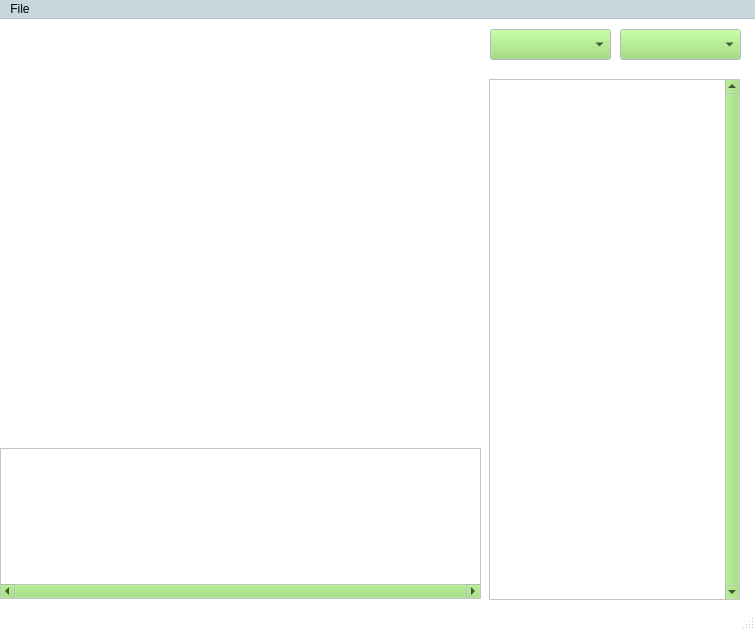
<?xml version="1.0" encoding="UTF-8"?>
<ui version="4.0">
 <class>SketchClass</class>
 <widget class="QMainWindow" name="SketchClass">
  <property name="geometry">
   <rect>
    <x>0</x>
    <y>0</y>
    <width>755</width>
    <height>630</height>
   </rect>
  </property>
  <property name="palette">
   <palette>
    <active>
     <colorrole role="WindowText">
      <brush brushstyle="SolidPattern">
       <color alpha="255">
        <red>0</red>
        <green>0</green>
        <blue>0</blue>
       </color>
      </brush>
     </colorrole>
     <colorrole role="Button">
      <brush brushstyle="SolidPattern">
       <color alpha="255">
        <red>148</red>
        <green>220</green>
        <blue>109</blue>
       </color>
      </brush>
     </colorrole>
     <colorrole role="Light">
      <brush brushstyle="SolidPattern">
       <color alpha="255">
        <red>221</red>
        <green>255</green>
        <blue>202</blue>
       </color>
      </brush>
     </colorrole>
     <colorrole role="Midlight">
      <brush brushstyle="SolidPattern">
       <color alpha="255">
        <red>184</red>
        <green>237</green>
        <blue>155</blue>
       </color>
      </brush>
     </colorrole>
     <colorrole role="Dark">
      <brush brushstyle="SolidPattern">
       <color alpha="255">
        <red>74</red>
        <green>110</green>
        <blue>54</blue>
       </color>
      </brush>
     </colorrole>
     <colorrole role="Mid">
      <brush brushstyle="SolidPattern">
       <color alpha="255">
        <red>99</red>
        <green>147</green>
        <blue>72</blue>
       </color>
      </brush>
     </colorrole>
     <colorrole role="Text">
      <brush brushstyle="SolidPattern">
       <color alpha="255">
        <red>0</red>
        <green>0</green>
        <blue>0</blue>
       </color>
      </brush>
     </colorrole>
     <colorrole role="BrightText">
      <brush brushstyle="SolidPattern">
       <color alpha="255">
        <red>255</red>
        <green>255</green>
        <blue>255</blue>
       </color>
      </brush>
     </colorrole>
     <colorrole role="ButtonText">
      <brush brushstyle="SolidPattern">
       <color alpha="255">
        <red>0</red>
        <green>0</green>
        <blue>0</blue>
       </color>
      </brush>
     </colorrole>
     <colorrole role="Base">
      <brush brushstyle="SolidPattern">
       <color alpha="255">
        <red>255</red>
        <green>255</green>
        <blue>255</blue>
       </color>
      </brush>
     </colorrole>
     <colorrole role="Window">
      <brush brushstyle="SolidPattern">
       <color alpha="255">
        <red>255</red>
        <green>255</green>
        <blue>255</blue>
       </color>
      </brush>
     </colorrole>
     <colorrole role="Shadow">
      <brush brushstyle="SolidPattern">
       <color alpha="255">
        <red>0</red>
        <green>0</green>
        <blue>0</blue>
       </color>
      </brush>
     </colorrole>
     <colorrole role="AlternateBase">
      <brush brushstyle="SolidPattern">
       <color alpha="255">
        <red>201</red>
        <green>237</green>
        <blue>182</blue>
       </color>
      </brush>
     </colorrole>
     <colorrole role="ToolTipBase">
      <brush brushstyle="SolidPattern">
       <color alpha="255">
        <red>255</red>
        <green>255</green>
        <blue>220</blue>
       </color>
      </brush>
     </colorrole>
     <colorrole role="ToolTipText">
      <brush brushstyle="SolidPattern">
       <color alpha="255">
        <red>0</red>
        <green>0</green>
        <blue>0</blue>
       </color>
      </brush>
     </colorrole>
    </active>
    <inactive>
     <colorrole role="WindowText">
      <brush brushstyle="SolidPattern">
       <color alpha="255">
        <red>0</red>
        <green>0</green>
        <blue>0</blue>
       </color>
      </brush>
     </colorrole>
     <colorrole role="Button">
      <brush brushstyle="SolidPattern">
       <color alpha="255">
        <red>148</red>
        <green>220</green>
        <blue>109</blue>
       </color>
      </brush>
     </colorrole>
     <colorrole role="Light">
      <brush brushstyle="SolidPattern">
       <color alpha="255">
        <red>221</red>
        <green>255</green>
        <blue>202</blue>
       </color>
      </brush>
     </colorrole>
     <colorrole role="Midlight">
      <brush brushstyle="SolidPattern">
       <color alpha="255">
        <red>184</red>
        <green>237</green>
        <blue>155</blue>
       </color>
      </brush>
     </colorrole>
     <colorrole role="Dark">
      <brush brushstyle="SolidPattern">
       <color alpha="255">
        <red>74</red>
        <green>110</green>
        <blue>54</blue>
       </color>
      </brush>
     </colorrole>
     <colorrole role="Mid">
      <brush brushstyle="SolidPattern">
       <color alpha="255">
        <red>99</red>
        <green>147</green>
        <blue>72</blue>
       </color>
      </brush>
     </colorrole>
     <colorrole role="Text">
      <brush brushstyle="SolidPattern">
       <color alpha="255">
        <red>0</red>
        <green>0</green>
        <blue>0</blue>
       </color>
      </brush>
     </colorrole>
     <colorrole role="BrightText">
      <brush brushstyle="SolidPattern">
       <color alpha="255">
        <red>255</red>
        <green>255</green>
        <blue>255</blue>
       </color>
      </brush>
     </colorrole>
     <colorrole role="ButtonText">
      <brush brushstyle="SolidPattern">
       <color alpha="255">
        <red>0</red>
        <green>0</green>
        <blue>0</blue>
       </color>
      </brush>
     </colorrole>
     <colorrole role="Base">
      <brush brushstyle="SolidPattern">
       <color alpha="255">
        <red>255</red>
        <green>255</green>
        <blue>255</blue>
       </color>
      </brush>
     </colorrole>
     <colorrole role="Window">
      <brush brushstyle="SolidPattern">
       <color alpha="255">
        <red>255</red>
        <green>255</green>
        <blue>255</blue>
       </color>
      </brush>
     </colorrole>
     <colorrole role="Shadow">
      <brush brushstyle="SolidPattern">
       <color alpha="255">
        <red>0</red>
        <green>0</green>
        <blue>0</blue>
       </color>
      </brush>
     </colorrole>
     <colorrole role="AlternateBase">
      <brush brushstyle="SolidPattern">
       <color alpha="255">
        <red>201</red>
        <green>237</green>
        <blue>182</blue>
       </color>
      </brush>
     </colorrole>
     <colorrole role="ToolTipBase">
      <brush brushstyle="SolidPattern">
       <color alpha="255">
        <red>255</red>
        <green>255</green>
        <blue>220</blue>
       </color>
      </brush>
     </colorrole>
     <colorrole role="ToolTipText">
      <brush brushstyle="SolidPattern">
       <color alpha="255">
        <red>0</red>
        <green>0</green>
        <blue>0</blue>
       </color>
      </brush>
     </colorrole>
    </inactive>
    <disabled>
     <colorrole role="WindowText">
      <brush brushstyle="SolidPattern">
       <color alpha="255">
        <red>74</red>
        <green>110</green>
        <blue>54</blue>
       </color>
      </brush>
     </colorrole>
     <colorrole role="Button">
      <brush brushstyle="SolidPattern">
       <color alpha="255">
        <red>148</red>
        <green>220</green>
        <blue>109</blue>
       </color>
      </brush>
     </colorrole>
     <colorrole role="Light">
      <brush brushstyle="SolidPattern">
       <color alpha="255">
        <red>221</red>
        <green>255</green>
        <blue>202</blue>
       </color>
      </brush>
     </colorrole>
     <colorrole role="Midlight">
      <brush brushstyle="SolidPattern">
       <color alpha="255">
        <red>184</red>
        <green>237</green>
        <blue>155</blue>
       </color>
      </brush>
     </colorrole>
     <colorrole role="Dark">
      <brush brushstyle="SolidPattern">
       <color alpha="255">
        <red>74</red>
        <green>110</green>
        <blue>54</blue>
       </color>
      </brush>
     </colorrole>
     <colorrole role="Mid">
      <brush brushstyle="SolidPattern">
       <color alpha="255">
        <red>99</red>
        <green>147</green>
        <blue>72</blue>
       </color>
      </brush>
     </colorrole>
     <colorrole role="Text">
      <brush brushstyle="SolidPattern">
       <color alpha="255">
        <red>74</red>
        <green>110</green>
        <blue>54</blue>
       </color>
      </brush>
     </colorrole>
     <colorrole role="BrightText">
      <brush brushstyle="SolidPattern">
       <color alpha="255">
        <red>255</red>
        <green>255</green>
        <blue>255</blue>
       </color>
      </brush>
     </colorrole>
     <colorrole role="ButtonText">
      <brush brushstyle="SolidPattern">
       <color alpha="255">
        <red>74</red>
        <green>110</green>
        <blue>54</blue>
       </color>
      </brush>
     </colorrole>
     <colorrole role="Base">
      <brush brushstyle="SolidPattern">
       <color alpha="255">
        <red>255</red>
        <green>255</green>
        <blue>255</blue>
       </color>
      </brush>
     </colorrole>
     <colorrole role="Window">
      <brush brushstyle="SolidPattern">
       <color alpha="255">
        <red>255</red>
        <green>255</green>
        <blue>255</blue>
       </color>
      </brush>
     </colorrole>
     <colorrole role="Shadow">
      <brush brushstyle="SolidPattern">
       <color alpha="255">
        <red>0</red>
        <green>0</green>
        <blue>0</blue>
       </color>
      </brush>
     </colorrole>
     <colorrole role="AlternateBase">
      <brush brushstyle="SolidPattern">
       <color alpha="255">
        <red>148</red>
        <green>220</green>
        <blue>109</blue>
       </color>
      </brush>
     </colorrole>
     <colorrole role="ToolTipBase">
      <brush brushstyle="SolidPattern">
       <color alpha="255">
        <red>255</red>
        <green>255</green>
        <blue>220</blue>
       </color>
      </brush>
     </colorrole>
     <colorrole role="ToolTipText">
      <brush brushstyle="SolidPattern">
       <color alpha="255">
        <red>0</red>
        <green>0</green>
        <blue>0</blue>
       </color>
      </brush>
     </colorrole>
    </disabled>
   </palette>
  </property>
  <property name="windowTitle">
   <string>Sketch</string>
  </property>
  <widget class="QWidget" name="centralWidget">
   <property name="palette">
    <palette>
     <active>
      <colorrole role="Base">
       <brush brushstyle="SolidPattern">
        <color alpha="255">
         <red>219</red>
         <green>255</green>
         <blue>251</blue>
        </color>
       </brush>
      </colorrole>
     </active>
     <inactive>
      <colorrole role="Base">
       <brush brushstyle="SolidPattern">
        <color alpha="255">
         <red>219</red>
         <green>255</green>
         <blue>251</blue>
        </color>
       </brush>
      </colorrole>
     </inactive>
     <disabled>
      <colorrole role="Base">
       <brush brushstyle="SolidPattern">
        <color alpha="255">
         <red>213</red>
         <green>220</green>
         <blue>190</blue>
        </color>
       </brush>
      </colorrole>
     </disabled>
    </palette>
   </property>
   <widget class="QComboBox" name="m_Tag">
    <property name="geometry">
     <rect>
      <x>620</x>
      <y>10</y>
      <width>121</width>
      <height>31</height>
     </rect>
    </property>
    <property name="statusTip">
     <string>Tag</string>
    </property>
    <property name="currentText">
     <string/>
    </property>
   </widget>
   <widget class="QComboBox" name="m_FunctionType">
    <property name="geometry">
     <rect>
      <x>490</x>
      <y>10</y>
      <width>121</width>
      <height>31</height>
     </rect>
    </property>
    <property name="font">
     <font>
      <family>Consolas</family>
      <pointsize>14</pointsize>
      <weight>75</weight>
      <bold>true</bold>
     </font>
    </property>
    <property name="statusTip">
     <string>functional type</string>
    </property>
    <property name="whatsThis">
     <string/>
    </property>
    <property name="accessibleName">
     <string/>
    </property>
    <property name="currentText">
     <string/>
    </property>
   </widget>
   <widget class="QScrollArea" name="m_SearchScrollArea">
    <property name="geometry">
     <rect>
      <x>489</x>
      <y>60</y>
      <width>251</width>
      <height>521</height>
     </rect>
    </property>
    <property name="palette">
     <palette>
      <active>
       <colorrole role="Base">
        <brush brushstyle="SolidPattern">
         <color alpha="255">
          <red>255</red>
          <green>255</green>
          <blue>255</blue>
         </color>
        </brush>
       </colorrole>
       <colorrole role="Window">
        <brush brushstyle="SolidPattern">
         <color alpha="255">
          <red>255</red>
          <green>255</green>
          <blue>255</blue>
         </color>
        </brush>
       </colorrole>
      </active>
      <inactive>
       <colorrole role="Base">
        <brush brushstyle="SolidPattern">
         <color alpha="255">
          <red>255</red>
          <green>255</green>
          <blue>255</blue>
         </color>
        </brush>
       </colorrole>
       <colorrole role="Window">
        <brush brushstyle="SolidPattern">
         <color alpha="255">
          <red>255</red>
          <green>255</green>
          <blue>255</blue>
         </color>
        </brush>
       </colorrole>
      </inactive>
      <disabled>
       <colorrole role="Base">
        <brush brushstyle="SolidPattern">
         <color alpha="255">
          <red>255</red>
          <green>255</green>
          <blue>255</blue>
         </color>
        </brush>
       </colorrole>
       <colorrole role="Window">
        <brush brushstyle="SolidPattern">
         <color alpha="255">
          <red>255</red>
          <green>255</green>
          <blue>255</blue>
         </color>
        </brush>
       </colorrole>
      </disabled>
     </palette>
    </property>
    <property name="verticalScrollBarPolicy">
     <enum>Qt::ScrollBarAlwaysOn</enum>
    </property>
    <property name="horizontalScrollBarPolicy">
     <enum>Qt::ScrollBarAlwaysOff</enum>
    </property>
    <property name="widgetResizable">
     <bool>true</bool>
    </property>
    <widget class="QWidget" name="scrollAreaSketch">
     <property name="geometry">
      <rect>
       <x>0</x>
       <y>0</y>
       <width>232</width>
       <height>519</height>
      </rect>
     </property>
    </widget>
   </widget>
   <widget class="QScrollArea" name="m_SketchScrollArea">
    <property name="geometry">
     <rect>
      <x>0</x>
      <y>429</y>
      <width>481</width>
      <height>151</height>
     </rect>
    </property>
    <property name="palette">
     <palette>
      <active>
       <colorrole role="Base">
        <brush brushstyle="SolidPattern">
         <color alpha="255">
          <red>255</red>
          <green>255</green>
          <blue>255</blue>
         </color>
        </brush>
       </colorrole>
       <colorrole role="Window">
        <brush brushstyle="SolidPattern">
         <color alpha="255">
          <red>255</red>
          <green>255</green>
          <blue>255</blue>
         </color>
        </brush>
       </colorrole>
      </active>
      <inactive>
       <colorrole role="Base">
        <brush brushstyle="SolidPattern">
         <color alpha="255">
          <red>255</red>
          <green>255</green>
          <blue>255</blue>
         </color>
        </brush>
       </colorrole>
       <colorrole role="Window">
        <brush brushstyle="SolidPattern">
         <color alpha="255">
          <red>255</red>
          <green>255</green>
          <blue>255</blue>
         </color>
        </brush>
       </colorrole>
      </inactive>
      <disabled>
       <colorrole role="Base">
        <brush brushstyle="SolidPattern">
         <color alpha="255">
          <red>255</red>
          <green>255</green>
          <blue>255</blue>
         </color>
        </brush>
       </colorrole>
       <colorrole role="Window">
        <brush brushstyle="SolidPattern">
         <color alpha="255">
          <red>255</red>
          <green>255</green>
          <blue>255</blue>
         </color>
        </brush>
       </colorrole>
      </disabled>
     </palette>
    </property>
    <property name="verticalScrollBarPolicy">
     <enum>Qt::ScrollBarAlwaysOff</enum>
    </property>
    <property name="horizontalScrollBarPolicy">
     <enum>Qt::ScrollBarAlwaysOn</enum>
    </property>
    <property name="widgetResizable">
     <bool>true</bool>
    </property>
    <widget class="QWidget" name="scrollAreaSearch">
     <property name="geometry">
      <rect>
       <x>0</x>
       <y>0</y>
       <width>479</width>
       <height>132</height>
      </rect>
     </property>
    </widget>
   </widget>
   <widget class="QLabel" name="m_SketchPlane">
    <property name="geometry">
     <rect>
      <x>10</x>
      <y>20</y>
      <width>461</width>
      <height>391</height>
     </rect>
    </property>
    <property name="text">
     <string/>
    </property>
   </widget>
  </widget>
  <widget class="QMenuBar" name="menuBar">
   <property name="geometry">
    <rect>
     <x>0</x>
     <y>0</y>
     <width>755</width>
     <height>21</height>
    </rect>
   </property>
   <property name="palette">
    <palette>
     <active>
      <colorrole role="Base">
       <brush brushstyle="SolidPattern">
        <color alpha="255">
         <red>252</red>
         <green>255</green>
         <blue>229</blue>
        </color>
       </brush>
      </colorrole>
      <colorrole role="Window">
       <brush brushstyle="SolidPattern">
        <color alpha="255">
         <red>199</red>
         <green>216</green>
         <blue>220</blue>
        </color>
       </brush>
      </colorrole>
     </active>
     <inactive>
      <colorrole role="Base">
       <brush brushstyle="SolidPattern">
        <color alpha="255">
         <red>252</red>
         <green>255</green>
         <blue>229</blue>
        </color>
       </brush>
      </colorrole>
      <colorrole role="Window">
       <brush brushstyle="SolidPattern">
        <color alpha="255">
         <red>199</red>
         <green>216</green>
         <blue>220</blue>
        </color>
       </brush>
      </colorrole>
     </inactive>
     <disabled>
      <colorrole role="Base">
       <brush brushstyle="SolidPattern">
        <color alpha="255">
         <red>199</red>
         <green>216</green>
         <blue>220</blue>
        </color>
       </brush>
      </colorrole>
      <colorrole role="Window">
       <brush brushstyle="SolidPattern">
        <color alpha="255">
         <red>199</red>
         <green>216</green>
         <blue>220</blue>
        </color>
       </brush>
      </colorrole>
     </disabled>
    </palette>
   </property>
   <widget class="QMenu" name="menuFile">
    <property name="title">
     <string>File</string>
    </property>
    <widget class="QMenu" name="menuOpen">
     <property name="title">
      <string>Open</string>
     </property>
     <addaction name="actionImage_Folder"/>
     <addaction name="actionImage_Configure"/>
    </widget>
    <addaction name="menuOpen"/>
    <addaction name="actionSave"/>
    <addaction name="actionSave_as"/>
   </widget>
   <addaction name="menuFile"/>
  </widget>
  <widget class="QStatusBar" name="statusBar">
   <property name="font">
    <font>
     <family>Consolas</family>
     <pointsize>10</pointsize>
    </font>
   </property>
   <property name="autoFillBackground">
    <bool>true</bool>
   </property>
   <property name="styleSheet">
    <string notr="true"/>
   </property>
   <property name="inputMethodHints">
    <set>Qt::ImhTime</set>
   </property>
  </widget>
  <action name="actionSave">
   <property name="text">
    <string>Save</string>
   </property>
  </action>
  <action name="actionSave_as">
   <property name="text">
    <string>Save as</string>
   </property>
  </action>
  <action name="actionImage_Folder">
   <property name="text">
    <string>Image Folder</string>
   </property>
  </action>
  <action name="actionImage_Configure">
   <property name="text">
    <string>Image Configure</string>
   </property>
  </action>
 </widget>
 <layoutdefault spacing="6" margin="11"/>
 <resources>
  <include location="sketch.qrc"/>
 </resources>
 <connections/>
</ui>
